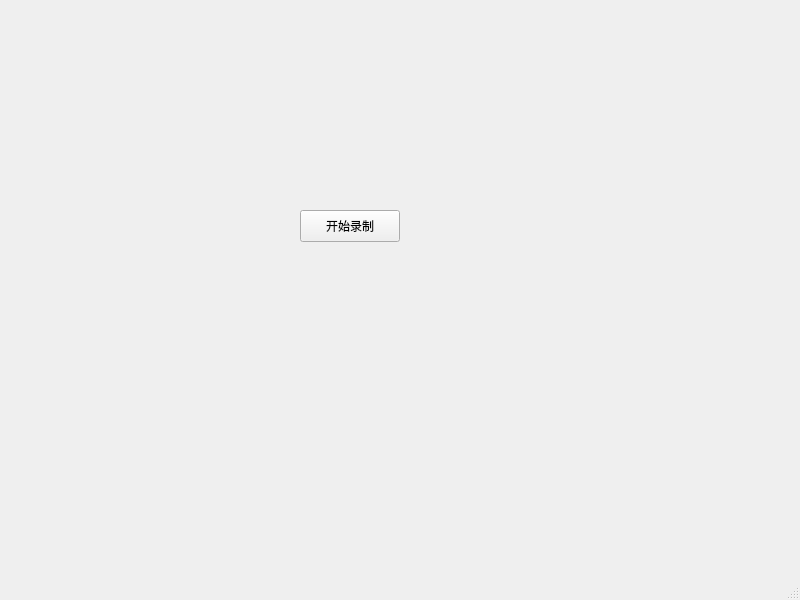
<?xml version="1.0" encoding="UTF-8"?>
<ui version="4.0">
 <class>MainWindow</class>
 <widget class="QMainWindow" name="MainWindow">
  <property name="geometry">
   <rect>
    <x>0</x>
    <y>0</y>
    <width>800</width>
    <height>600</height>
   </rect>
  </property>
  <property name="windowTitle">
   <string>MainWindow</string>
  </property>
  <widget class="QWidget" name="centralwidget">
   <widget class="QPushButton" name="audioButton">
    <property name="geometry">
     <rect>
      <x>300</x>
      <y>210</y>
      <width>100</width>
      <height>32</height>
     </rect>
    </property>
    <property name="text">
     <string>开始录制</string>
    </property>
   </widget>
  </widget>
  <widget class="QMenuBar" name="menubar">
   <property name="geometry">
    <rect>
     <x>0</x>
     <y>0</y>
     <width>800</width>
     <height>24</height>
    </rect>
   </property>
  </widget>
  <widget class="QStatusBar" name="statusbar"/>
 </widget>
 <resources/>
 <connections/>
</ui>
